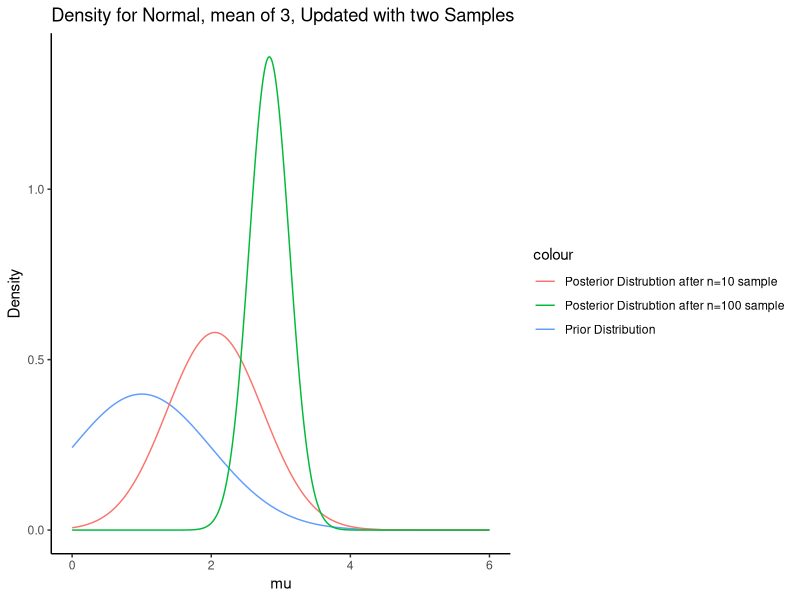
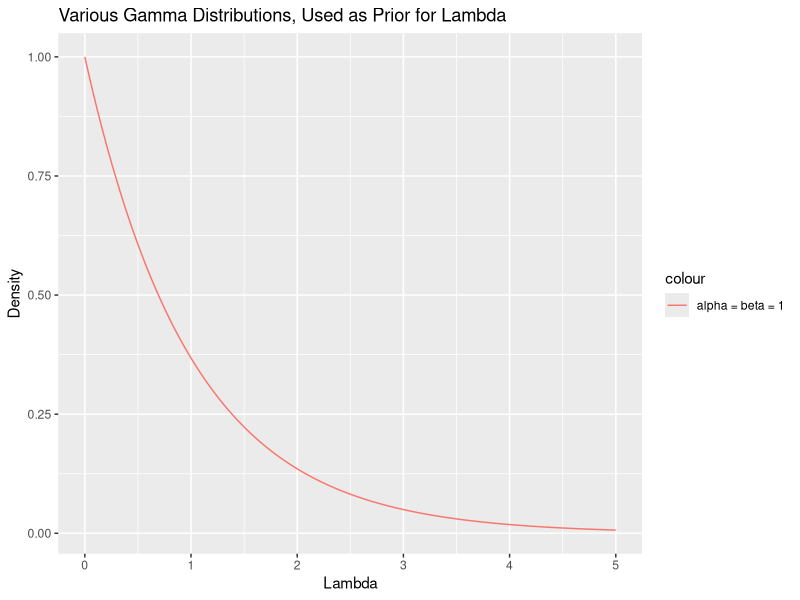
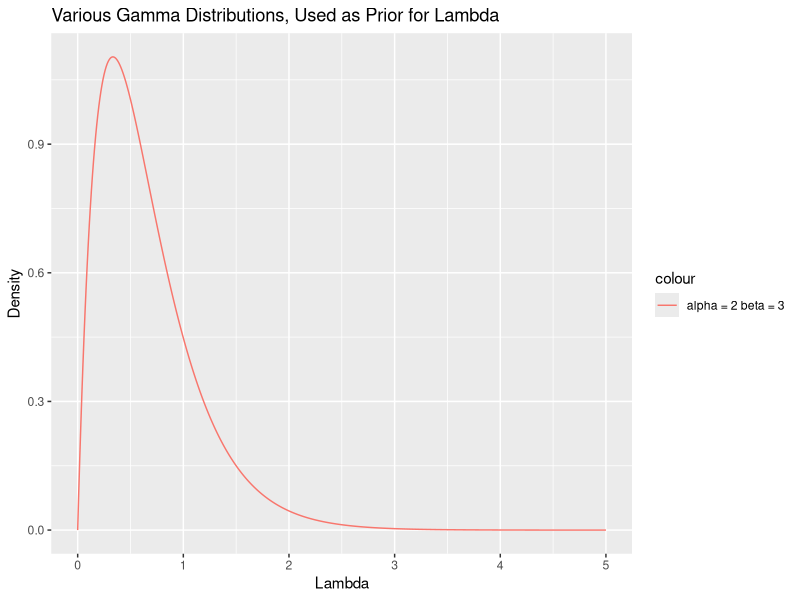
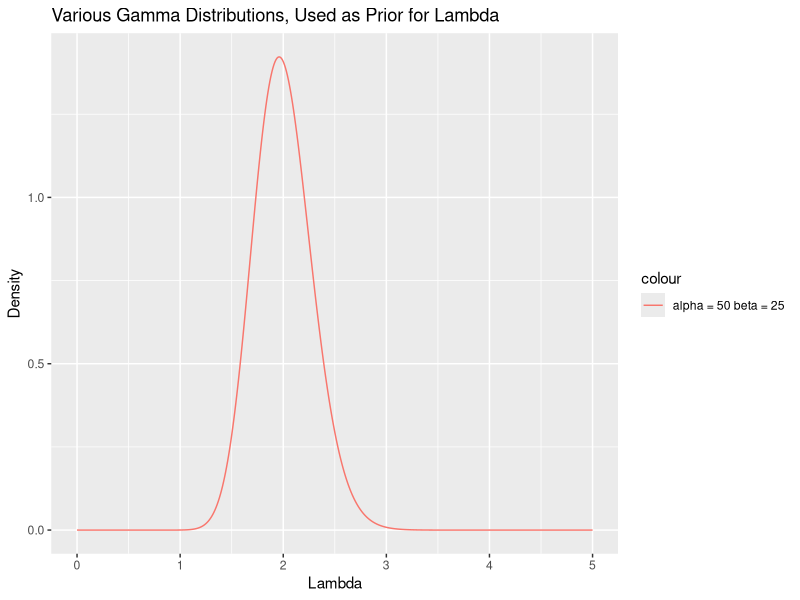
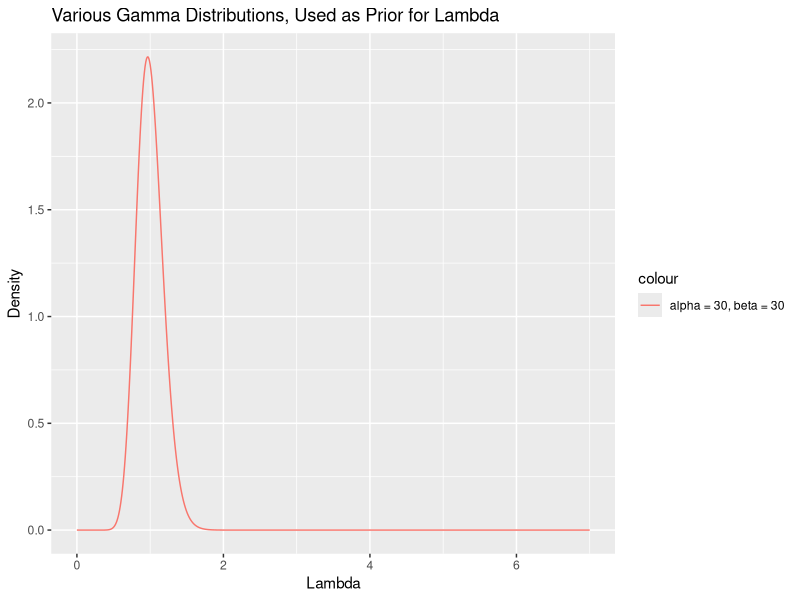

The R script that drew these images, in order:
## ---- chunk 1
knitr::opts_chunk$set(echo = TRUE)
knitr::opts_chunk$set(echo = TRUE, fig.align="center")
gc()
ls()
options(digits=4)
require(tidyverse)
set.seed(47)
## ---- chunk 2
x_bar <- sd <- 3
mu_0 <- 1
sd_0 <- 1

prob <- seq(0, 6, .01)
# First prior
x_0 <- dnorm(prob, mu_0, sd_0)

# Update with data sample of 10
n <- 10

sd_10 <- ((n/(sd^2) + 1/(sd_0^2)))^(-0.5)
mu_10 <- sd_10^2*((mu_0/(sd_0^2)) + (n*x_bar)/sd^2)

x_10 <- dnorm(prob, mu_10, sd_10)

# Update with another data sample of 100
n <- 100

sd_100 <- ((n/(sd^2) + 1/(sd_0^2)))^(-0.5)
mu_100 <- sd_100^2*((mu_0/(sd_0^2)) + (n*x_bar)/sd^2)

x_100 <- dnorm(prob, mu_100, sd_100)

data.frame(x_0, x_10, x_100, prob) %>% ggplot(aes(x= prob)) +
  geom_line(aes(y= x_0, colour = 'Prior Distribution')) +
  geom_line(aes(y= x_10, colour = 'Posterior Distrubtion after n=10 sample')) +
  geom_line(aes(y= x_100, colour = 'Posterior Distrubtion after n=100 sample')) +
  labs(title = "Density for Normal, mean of 3, Updated with two Samples",
       x = "mu", y = "Density") + theme_classic()
## ---- chunk 3
prob <- seq(0, 5, .01)

alpha_0 <- 1
beta_0 <- 1
x_0 <- dgamma(prob, alpha_0, beta_0)

data.frame(x_0, prob) %>% 
  ggplot(aes(x = prob)) +
  geom_line(aes(y = x_0, colour = 'alpha = beta = 1')) +
  labs(title = "Various Gamma Distributions, Used as Prior for Lambda",
       x = "Lambda", y = "Density")
## ---- chunk 4
alpha_0 <- 2
beta_0 <- 3
x_0 <- dgamma(prob, alpha_0, beta_0)

data.frame(x_0, prob) %>% 
  ggplot(aes(x = prob)) +
  geom_line(aes(y = x_0, colour = 'alpha = 2 beta = 3')) +
  labs(title = "Various Gamma Distributions, Used as Prior for Lambda",
       x = "Lambda", y = "Density")
## ---- chunk 5
alpha_0 <- 50
beta_0 <- 25
x_0 <- dgamma(prob, alpha_0, beta_0)

data.frame(x_0, prob) %>% 
  ggplot(aes(x = prob)) +
  geom_line(aes(y = x_0, colour = 'alpha = 50 beta = 25')) +
  labs(title = "Various Gamma Distributions, Used as Prior for Lambda",
       x = "Lambda", y = "Density")
## ---- chunk 6
x <- 2

vector <- seq(1, 3, by = 0.00001)
i <- 1

# (alpha_0 - 1)/beta_0 = 4, so beta_0 = (alpha_0 - 1)/4
alpha_0 <- vector[i]
beta_0 <- (alpha_0 - 1)/4

epsilon <- 0.0001
while (abs(pgamma(x, alpha_0, beta_0) - 0.05) > epsilon){
  #print(i)
  i <- i + 1
  alpha_0 <- vector[i]
  beta_0 <- (alpha_0 - 1)/4
}
rm(vector, i)
alpha_0
beta_0
pgamma(x, alpha_0, beta_0) # roughly = 0.05
## ---- chunk 7
Normal_estimator <- function(x.data, mu_0, kappa_0, alpha_0, beta_0){
  # returning posterior mean for mu.  First define the prior hyperparameters.
  n <- length(x.data)
  x_bar <- mean(x.data)
  s <- sd(x.data)

  # Then define some posterior hyperparameters.
  mu_n <- (kappa_0*mu_0 + n*x_bar)/(kappa_0 + n)
  kappa_n <- kappa_0 + n
  alpha_n <- alpha_0 + n/2
  beta_n <- beta_0 + (n/2)*s^2 + (kappa_0*n*(x_bar - mu_0)^2)/(2*(kappa_0 + n))

  # Sample from posterior for lambda_star
  lambda.data <- c()
  for (i in c(1:10000)){
    lambda.data <- c(lambda.data,
                 rgamma(1, alpha_n, beta_n))
  }
  lambda_star <- mean(lambda.data)

  # sample fron posterior for mu_star
  mu.data <- c()
  for (i in c(1:10000)){
    mu.data <- c(mu.data,
                 rnorm(1, mu_n, (kappa_n*lambda.data[i])))
  }

  # posterior mean
  mu_star <- mean(mu.data)

  # 95% CI for mu
  mu_CI <- quantile(mu.data, probs = c(0.025, 0.975))

  # 95% CI for new observation
  N <- 100
  new.data <- rnorm(N, mu_star, ((kappa_0 + N)*lambda_star ))
  new_CI <- quantile(new.data, probs = c(0.025, 0.975))
  return(list(mu_star, mu_CI, new_CI))
}

data <- rnorm(10, 12, 1)
Normal_estimator(data , 12, 1, 6, 4)

## ---- chunk 8
prob <- seq(0, 7, .01)
alpha_0 <- 30
beta_0 <- 30
x_0 <- dgamma(prob, alpha_0, beta_0)

data.frame(x_0, prob) %>% 
  ggplot(aes(x = prob)) +
  geom_line(aes(y = x_0, colour = 'alpha = 30, beta = 30')) +
  labs(title = "Various Gamma Distributions, Used as Prior for Lambda",
       x = "Lambda", y = "Density")
## ---- chunk 9
data(mtcars)
mpg = mtcars[,1]
missingObs = sample(seq(1,32,1), 1)
mpg_minus = mpg[-missingObs]
missing = mpg[missingObs]
estimateMPG = Normal_estimator(mpg_minus, 20, 1, 30, 30)
estimateMPG[3]
missing
